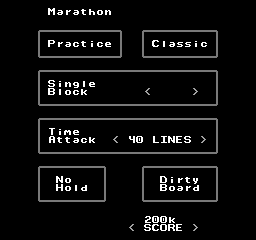

A level layout from a 2D game, rendered from its tile map. Below: a short description, then the map file with its tile-grid data intact:
An orthogonal 32x30 tile map with 8x8 px tiles, 1 tile layer (Tile Layer 1).

<map version="1.10" tiledversion="1.11.2" orientation="orthogonal" renderorder="right-down" width="32" height="30" tilewidth="8" tileheight="8" infinite="0" nextlayerid="2" nextobjectid="1">
 <tileset firstgid="1" source="tiles.tsx" />
 <layer id="1" name="Tile Layer 1" width="32" height="30">
  <data encoding="csv">
33,33,33,33,33,33,33,33,33,33,33,33,33,33,33,33,33,33,33,33,33,33,33,33,33,33,33,33,33,33,33,33,
33,33,33,33,33,33,78,98,115,98,117,105,112,111,33,33,33,33,33,33,33,33,33,33,33,33,33,33,33,33,33,33,
33,33,33,33,33,33,33,33,33,33,33,33,33,33,33,33,33,33,33,33,33,33,33,33,33,33,33,33,33,33,33,33,
33,33,33,33,12,7,7,7,7,7,7,7,7,7,7,11,33,12,7,7,7,7,7,7,7,7,7,11,33,33,33,33,
33,33,33,33,8,33,33,33,33,33,33,33,33,33,33,6,33,8,33,33,33,33,33,33,33,33,33,6,33,33,33,33,
33,33,33,33,8,33,81,115,98,100,117,106,100,102,33,6,33,8,33,68,109,98,116,116,106,100,33,6,33,33,33,33,
33,33,33,33,8,33,33,33,33,33,33,33,33,33,33,6,33,8,33,33,33,33,33,33,33,33,33,6,33,33,33,33,
33,33,33,33,13,9,9,9,9,9,9,9,9,9,9,10,33,13,9,9,9,9,9,9,9,9,9,10,33,33,33,33,
33,33,33,33,12,7,7,7,7,7,7,7,7,7,7,7,7,7,7,7,7,7,7,7,7,7,7,11,33,33,33,33,
33,33,33,33,8,33,33,33,33,33,33,33,33,33,33,33,33,33,33,33,33,33,33,33,33,33,33,6,33,33,33,33,
33,33,33,33,8,33,84,106,111,104,109,102,33,33,33,33,33,33,33,33,33,33,33,33,33,33,33,6,33,33,33,33,
33,33,33,33,8,33,67,109,112,100,108,33,33,33,33,33,33,33,130,33,33,33,33,33,129,33,33,6,33,33,33,33,
33,33,33,33,8,33,33,33,33,33,33,33,33,33,33,33,33,33,33,33,33,33,33,33,33,33,33,6,33,33,33,33,
33,33,33,33,13,9,9,9,9,9,9,9,9,9,9,9,9,9,9,9,9,9,9,9,9,9,9,10,33,33,33,33,
33,33,33,33,12,7,7,7,7,7,7,7,7,7,7,7,7,7,7,7,7,7,7,7,7,7,7,11,33,33,33,33,
33,33,33,33,8,33,33,33,33,33,33,33,33,33,33,33,33,33,33,33,33,33,33,33,33,33,33,6,33,33,33,33,
33,33,33,33,8,33,85,106,110,102,33,33,33,33,33,33,33,33,33,33,33,33,33,33,33,33,33,6,33,33,33,33,
33,33,33,33,8,33,66,117,117,98,100,108,33,33,130,33,53,49,33,77,74,79,70,84,33,129,33,6,33,33,33,33,
33,33,33,33,8,33,33,33,33,33,33,33,33,33,33,33,33,33,33,33,33,33,33,33,33,33,33,6,33,33,33,33,
33,33,33,33,13,9,9,9,9,9,9,9,9,9,9,9,9,9,9,9,9,9,9,9,9,9,9,10,33,33,33,33,
33,33,33,33,12,7,7,7,7,7,7,7,7,11,33,33,33,12,7,7,7,7,7,7,7,7,7,11,33,33,33,33,
33,33,33,33,8,33,33,33,33,33,33,33,33,6,33,33,33,8,33,33,33,33,33,33,33,33,33,6,33,33,33,33,
33,33,33,33,8,33,33,79,112,33,33,33,33,6,33,33,33,8,33,33,69,106,115,117,122,33,33,6,33,33,33,33,
33,33,33,33,8,33,33,73,112,109,101,33,33,6,33,33,33,8,33,33,67,112,98,115,101,33,33,6,33,33,33,33,
33,33,33,33,8,33,33,33,33,33,33,33,33,6,33,33,33,8,33,33,33,33,33,33,33,33,33,6,33,33,33,33,
33,33,33,33,13,9,9,9,9,9,9,9,9,10,33,33,33,13,9,9,9,9,9,9,9,9,9,10,33,33,33,33,
33,33,33,33,33,33,33,33,33,33,33,33,33,33,33,33,33,33,33,33,33,33,33,33,33,33,33,33,33,33,33,33,
33,33,33,33,33,33,33,33,33,33,33,33,33,33,33,33,33,33,51,49,49,108,33,33,33,33,33,33,33,33,33,33,
33,33,33,33,33,33,33,33,33,33,33,33,33,33,33,33,130,33,84,68,80,83,70,33,129,33,33,33,33,33,33,33,
33,33,33,33,33,33,33,33,33,33,33,33,33,33,33,33,33,33,33,33,33,33,33,33,33,33,33,33,33,33,33,33
</data>
 </layer>
</map>
